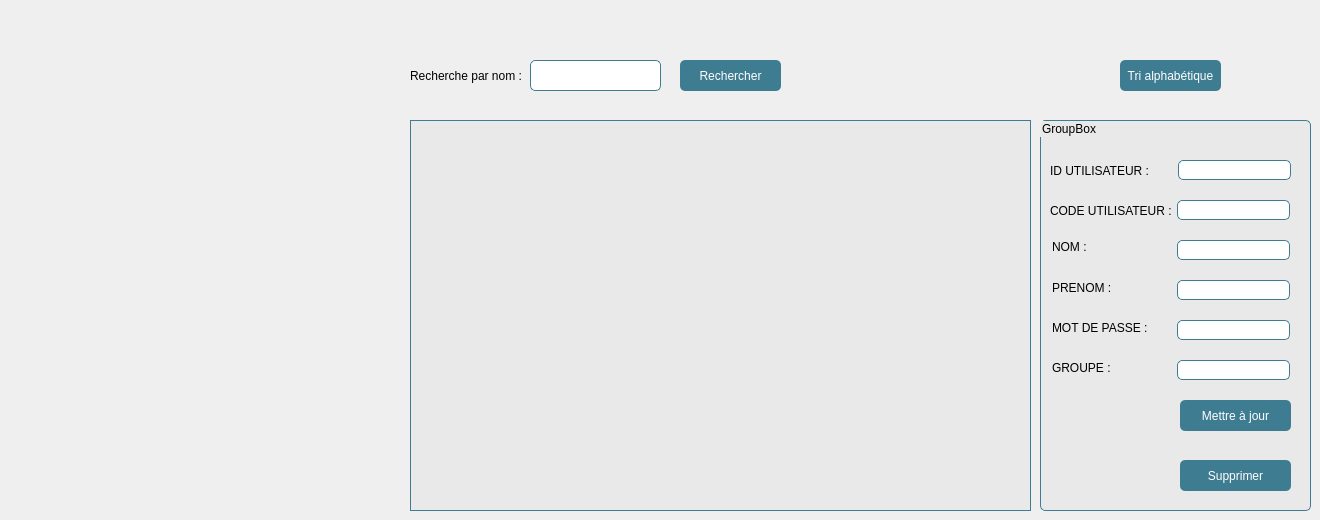
    <widget class="QWidget" name="tab_4">
     <attribute name="title">
      <string>Gestion utilisateur</string>
     </attribute>
     <widget class="QTableView" name="gestionUtilisateur">
      <property name="geometry">
       <rect>
        <x>410</x>
        <y>120</y>
        <width>621</width>
        <height>391</height>
       </rect>
      </property>
      <property name="styleSheet">
       <string notr="true">background-color: rgb(233, 233, 233);
border:1px solid rgb(62, 124, 146);
text-align:justify;
</string>
      </property>
     </widget>
     <widget class="QGroupBox" name="groupBox_6">
      <property name="geometry">
       <rect>
        <x>1040</x>
        <y>120</y>
        <width>271</width>
        <height>391</height>
       </rect>
      </property>
      <property name="styleSheet">
       <string notr="true">background-color: rgb(233, 233, 233);
border:1px solid rgb(62, 124, 146);
border-radius: 5px;
</string>
      </property>
      <property name="title">
       <string>GroupBox</string>
      </property>
      <widget class="QLineEdit" name="idUtilisateurEdit">
       <property name="geometry">
        <rect>
         <x>138</x>
         <y>40</y>
         <width>113</width>
         <height>20</height>
        </rect>
       </property>
       <property name="styleSheet">
        <string notr="true">background-color: rgb(255, 255, 255);</string>
       </property>
      </widget>
      <widget class="QLineEdit" name="codeUtilisateurEdit">
       <property name="geometry">
        <rect>
         <x>137</x>
         <y>80</y>
         <width>113</width>
         <height>20</height>
        </rect>
       </property>
       <property name="styleSheet">
        <string notr="true">background-color: rgb(255, 255, 255);</string>
       </property>
      </widget>
      <widget class="QLineEdit" name="nomUtilisateurEdit">
       <property name="geometry">
        <rect>
         <x>137</x>
         <y>120</y>
         <width>113</width>
         <height>20</height>
        </rect>
       </property>
       <property name="styleSheet">
        <string notr="true">background-color: rgb(255, 255, 255);</string>
       </property>
      </widget>
      <widget class="QLineEdit" name="prenomUtilisateurEdit">
       <property name="geometry">
        <rect>
         <x>137</x>
         <y>160</y>
         <width>113</width>
         <height>20</height>
        </rect>
       </property>
       <property name="styleSheet">
        <string notr="true">background-color: rgb(255, 255, 255);</string>
       </property>
      </widget>
      <widget class="QLineEdit" name="mdpUtilisateurEdit">
       <property name="geometry">
        <rect>
         <x>137</x>
         <y>200</y>
         <width>113</width>
         <height>20</height>
        </rect>
       </property>
       <property name="styleSheet">
        <string notr="true">background-color: rgb(255, 255, 255);</string>
       </property>
      </widget>
      <widget class="QLineEdit" name="groupeUtilisateurEdit">
       <property name="geometry">
        <rect>
         <x>137</x>
         <y>240</y>
         <width>113</width>
         <height>20</height>
        </rect>
       </property>
       <property name="styleSheet">
        <string notr="true">background-color: rgb(255, 255, 255);</string>
       </property>
      </widget>
      <widget class="QLabel" name="label_53">
       <property name="geometry">
        <rect>
         <x>10</x>
         <y>40</y>
         <width>101</width>
         <height>21</height>
        </rect>
       </property>
       <property name="styleSheet">
        <string notr="true">border: none;</string>
       </property>
       <property name="text">
        <string>ID UTILISATEUR :</string>
       </property>
      </widget>
      <widget class="QLabel" name="label_54">
       <property name="geometry">
        <rect>
         <x>10</x>
         <y>80</y>
         <width>121</width>
         <height>21</height>
        </rect>
       </property>
       <property name="styleSheet">
        <string notr="true">border: none;</string>
       </property>
       <property name="text">
        <string>CODE UTILISATEUR :</string>
       </property>
      </widget>
      <widget class="QLabel" name="label_55">
       <property name="geometry">
        <rect>
         <x>12</x>
         <y>120</y>
         <width>47</width>
         <height>13</height>
        </rect>
       </property>
       <property name="styleSheet">
        <string notr="true">border: none;</string>
       </property>
       <property name="text">
        <string>NOM :</string>
       </property>
      </widget>
      <widget class="QLabel" name="label_56">
       <property name="geometry">
        <rect>
         <x>12</x>
         <y>160</y>
         <width>71</width>
         <height>16</height>
        </rect>
       </property>
       <property name="styleSheet">
        <string notr="true">border: none;</string>
       </property>
       <property name="text">
        <string>PRENOM :</string>
       </property>
      </widget>
      <widget class="QLabel" name="label_57">
       <property name="geometry">
        <rect>
         <x>12</x>
         <y>200</y>
         <width>101</width>
         <height>16</height>
        </rect>
       </property>
       <property name="styleSheet">
        <string notr="true">border: none;</string>
       </property>
       <property name="text">
        <string>MOT DE PASSE :</string>
       </property>
      </widget>
      <widget class="QLabel" name="label_58">
       <property name="geometry">
        <rect>
         <x>12</x>
         <y>240</y>
         <width>61</width>
         <height>16</height>
        </rect>
       </property>
       <property name="styleSheet">
        <string notr="true">border: none;</string>
       </property>
       <property name="text">
        <string>GROUPE :</string>
       </property>
      </widget>
      <widget class="QPushButton" name="majUtilisateur">
       <property name="geometry">
        <rect>
         <x>140</x>
         <y>280</y>
         <width>111</width>
         <height>31</height>
        </rect>
       </property>
       <property name="styleSheet">
        <string notr="true">background-color: rgb(62, 124, 146);
color: rgb(255, 255, 255);
border-radius: 5px;
border: none;</string>
       </property>
       <property name="text">
        <string>Mettre à jour</string>
       </property>
      </widget>
      <widget class="QPushButton" name="suppUtilisateur">
       <property name="geometry">
        <rect>
         <x>140</x>
         <y>340</y>
         <width>111</width>
         <height>31</height>
        </rect>
       </property>
       <property name="styleSheet">
        <string notr="true">background-color: rgb(62, 124, 146);
color: rgb(255, 255, 255);
border-radius: 5px;
border: none;</string>
       </property>
       <property name="text">
        <string>Supprimer</string>
       </property>
      </widget>
     </widget>
     <widget class="QLineEdit" name="chercheUtilisateurEdit">
      <property name="geometry">
       <rect>
        <x>530</x>
        <y>60</y>
        <width>131</width>
        <height>31</height>
       </rect>
      </property>
      <property name="styleSheet">
       <string notr="true">background-color: rgb(255, 255, 255);
border-radius: 5px;
border:1px solid rgb(62, 124, 146);
</string>
      </property>
     </widget>
     <widget class="QLabel" name="label_59">
      <property name="geometry">
       <rect>
        <x>410</x>
        <y>60</y>
        <width>111</width>
        <height>31</height>
       </rect>
      </property>
      <property name="text">
       <string>Recherche par nom :</string>
      </property>
     </widget>
     <widget class="QPushButton" name="chercheUtilisateur">
      <property name="geometry">
       <rect>
        <x>680</x>
        <y>60</y>
        <width>101</width>
        <height>31</height>
       </rect>
      </property>
      <property name="styleSheet">
       <string notr="true">background-color: rgb(62, 124, 146);
color: rgb(255, 255, 255);
border-radius: 5px;
border: none;</string>
      </property>
      <property name="text">
       <string>Rechercher</string>
      </property>
     </widget>
     <widget class="QPushButton" name="triAlphaUtilisateur">
      <property name="geometry">
       <rect>
        <x>1120</x>
        <y>60</y>
        <width>101</width>
        <height>31</height>
       </rect>
      </property>
      <property name="styleSheet">
       <string notr="true">background-color: rgb(62, 124, 146);
color: rgb(255, 255, 255);
border-radius: 5px;
border: none;</string>
      </property>
      <property name="text">
       <string>Tri alphabétique</string>
      </property>
     </widget>
    </widget>
